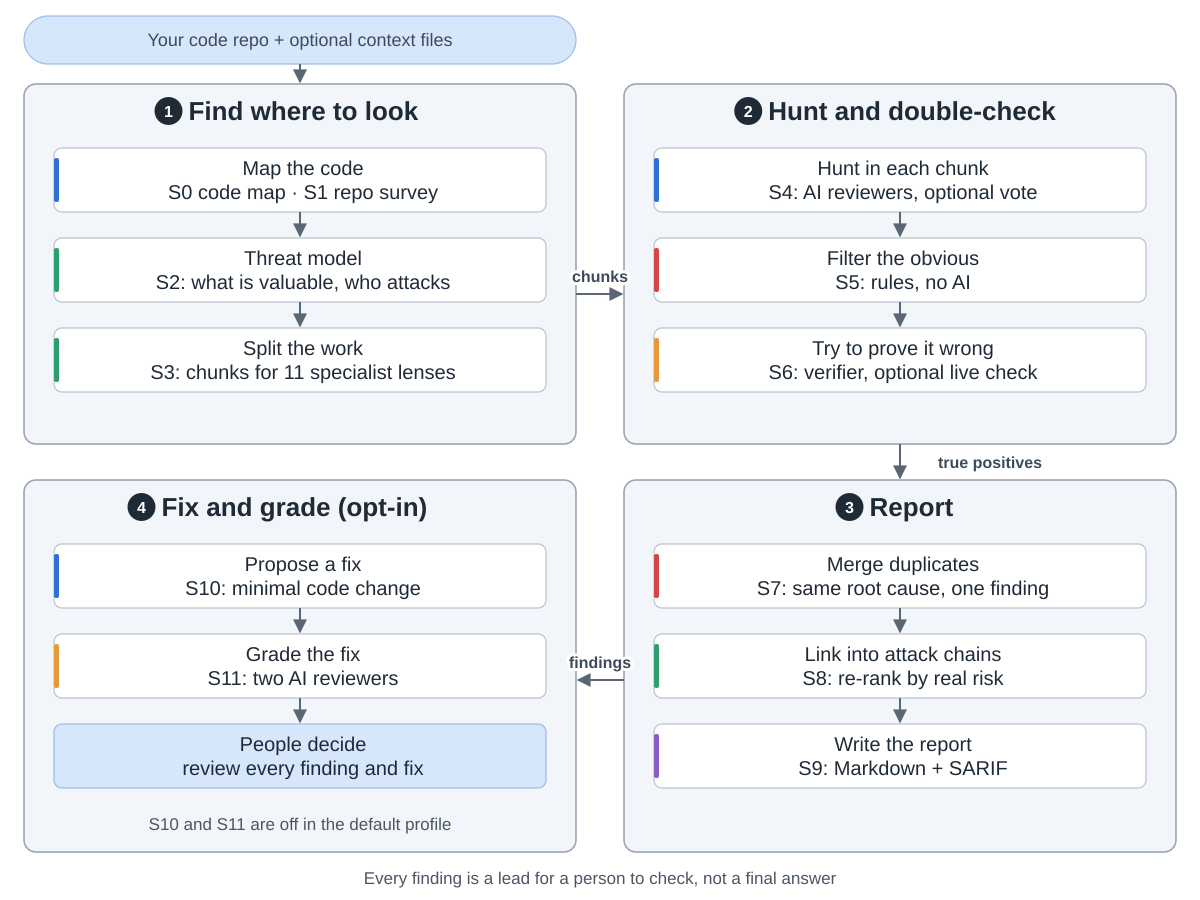

The script that saved this image:
"""VVAH overview: the four phases from a repo to a reviewed fix.  Drawn from the community fork
maximalfocus/visa-vulnerability-agentic-harness (README.md, docs/architecture.md, docs/features.md,
commit 1c292e3).  Run: python3 diagram.py

Snake order: 1 find where to look (top left) -> 2 hunt and double-check (top right) ->
3 report (bottom right) -> 4 fix and grade (bottom left)."""
import sys
from pathlib import Path

sys.path.insert(0, str(Path(__file__).resolve().parents[2] / "tools"))
from archdiagram import Diagram  # noqa: E402

d = Diagram("VVAH overview",
            "Input: your code repository plus optional context files. "
            "1 Find where to look: S0 builds a static code map and S1 surveys the repo, S2 builds a threat model, "
            "S3 splits the work into chunks for the reviewers, including 11 specialist lenses. "
            "2 Hunt and double-check: S4 AI reviewers look for weaknesses in each chunk, optionally voting; "
            "S5 filters obvious mistakes with rules and no AI; S6 a fresh verifier tries to prove each finding wrong, "
            "with an optional live check. "
            "3 Report: S7 merges duplicates, S8 links findings into attack chains and re-ranks them, "
            "S9 writes a Markdown report and SARIF. "
            "4 Fix and grade, off in the default profile: S10 proposes a minimal code fix, S11 two AI reviewers "
            "grade it, and people review every finding and fix.")

L, R, W = 24, 624, 552
T1, H1 = 84, 360
T2, H2 = 480, 372
CW, CH, GAP = 492, 64, 26


def column(x, top, cards):
    ys = []
    for i, (lbl, kind, *cls) in enumerate(cards):
        y = top + 64 + i * (CH + GAP)
        d.card(x + 30, y, lbl, kind, w=CW, h=CH, **({"cls": cls[0]} if cls else {}))
        if i:
            d.arrow(f"M{x + W / 2} {y - GAP}V{y - 2}")
        ys.append(y)
    return ys


d.pill(L, 16, W, 48, "Your code repo  +  optional context files")
d.arrow(f"M{L + W / 2} 64V{T1 - 2}")

d.group(L, T1, W, H1, "Find where to look", 1)
column(L, T1, [("Map the code|S0 code map · S1 repo survey", "coding"),
               ("Threat model|S2: what is valuable, who attacks", "plan"),
               ("Split the work|S3: chunks for 11 specialist lenses", "plan")])

d.group(R, T1, W, H1, "Hunt and double-check", 2)
column(R, T1, [("Hunt in each chunk|S4: AI reviewers, optional vote", "coding"),
               ("Filter the obvious|S5: rules, no AI", "review"),
               ("Try to prove it wrong|S6: verifier, optional live check", "critic")])

d.group(R, T2, W, H2, "Report", 3)
column(R, T2, [("Merge duplicates|S7: same root cause, one finding", "review"),
               ("Link into attack chains|S8: re-rank by real risk", "plan"),
               ("Write the report|S9: Markdown + SARIF", "write")])

d.group(L, T2, W, H2, "Fix and grade (opt-in)", 4)
column(L, T2, [("Propose a fix|S10: minimal code change", "coding"),
               ("Grade the fix|S11: two AI reviewers", "critic"),
               ("People decide|review every finding and fix", None, "human")])
d.note(L + W / 2, T2 + H2 - 22, "S10 and S11 are off in the default profile")

d.arrow(f"M{L + W} {T1 + 210}H{R - 2}", label="chunks", at=(600, T1 + 198))
d.arrow(f"M{R + W / 2} {T1 + H1}V{T2 - 2}", label="true positives", at=(R + W / 2 + 90, T1 + H1 + 24))
d.arrow(f"M{R} {T2 + 200}H{L + W + 2}", label="findings", at=(600, T2 + 188))

d.note(600, 884, "Every finding is a lead for a person to check, not a final answer")

d.save(Path(__file__).with_name("diagram.svg"))
